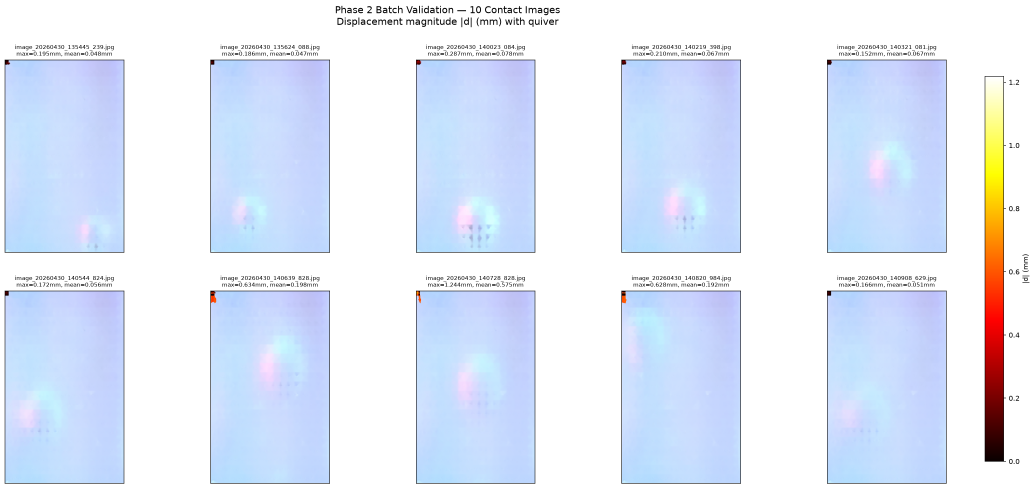
#> input picture 标记点跟踪/outputs/demo_10_batch_summary.png, 3103 x 1465 px, given in place of ref.jpg, which was not available (shown at 1/3 size)
$ python demo_10_batch_validate.py
#> lines starting #> are read from the running program, lines starting #| are printed output that depends on the picture; pictures that were not available may be replaced by others from this repository, and a replacement may not be noted
### tac_utils.py
"""
tac_utils.py — 视触觉传感器算法公共工具库
===========================================
所有检测、排序、几何矫正等核心逻辑均在此统一实现，
确保 Phase 1~Phase 5 使用完全一致的算法和参数。

核心函数：
  - detect_and_sort(img) → grid_points, dog_img, keypoints
  - build_warp(grid_points) → map_x, map_y, meta
  - apply_warp(img, map_x, map_y) → rectified

参数来源：Phase 1 几何矫正（demo_05_warp.py），经过验证。
"""

import cv2
import numpy as np
import json
import os

# ============================================================
# 全局配置参数（与 Phase 1 demo_05 完全一致）
# ============================================================
N_COLS = 16
N_ROWS = 21
N_EXPECTED = N_COLS * N_ROWS

ROI_X0, ROI_Y0 = 810, 225
ROI_X1, ROI_Y1 = 1140, 630

DOG_KERNEL_LARGE = 27
DOG_KERNEL_SMALL = 5
DOG_GAIN = 12.9

BLOB_PARAMS = dict(
    minThreshold=171.0,
    maxThreshold=255.0,
    thresholdStep=11.0,
    minDistBetweenBlobs=6.0,
    filterByArea=True,
    minArea=8.0,
    maxArea=1500.0,
    filterByCircularity=True,
    minCircularity=0.5,
    filterByConvexity=False,
    filterByInertia=False,
    blobColor=255,
)


# ============================================================
# 1. DoG + SimpleBlobDetector 检测标记点
# ============================================================
def detect_blobs(img):
    """
    从图像中检测标记点（DoG + SimpleBlobDetector）。
    参数与 Phase 1 demo_05 完全一致。

    参数:
        img: BGR 图像 (H, W, 3)

    返回:
        keypoints: cv2.KeyPoint 列表
        dog: DoG 图像（带 ROI 遮罩）
    """
    gray = cv2.cvtColor(img, cv2.COLOR_BGR2GRAY).astype(np.float32)

    blur_large = cv2.GaussianBlur(
        gray, (DOG_KERNEL_LARGE, DOG_KERNEL_LARGE),
        0.3 * ((DOG_KERNEL_LARGE - 1) * 0.5 - 1) + 0.8
    )
    blur_small = cv2.GaussianBlur(
        gray, (DOG_KERNEL_SMALL, DOG_KERNEL_SMALL),
        0.3 * ((DOG_KERNEL_SMALL - 1) * 0.5 - 1) + 0.8
    )
    dog = np.clip((blur_large - blur_small) * DOG_GAIN, 0.0, 255.0).astype(np.uint8)

    roi_mask = np.zeros_like(dog)
    roi_mask[ROI_Y0:ROI_Y1, ROI_X0:ROI_X1] = 255
    dog = cv2.bitwise_and(dog, roi_mask)

    params = cv2.SimpleBlobDetector_Params()
    for k, v in BLOB_PARAMS.items():
        setattr(params, k, v)

    detector = cv2.SimpleBlobDetector_create(params)
    keypoints = detector.detect(dog)
    keypoints = sorted(keypoints, key=lambda k: k.response, reverse=True)[:N_EXPECTED]

    return keypoints, dog


# ============================================================
# 2. k-means 一维聚类
# ============================================================
# [131 lines left out: functions _kmeans_1d, validate_grid_topology, grid_topology_score, _sort_grid_rank_based, _sort_grid_kmeans_greedy, not called in this run]


def sort_grid(keypoints):
    """
    将检测到的 keypoints 排序为规则网格。
    采用多策略择优：尝试 8 种 k-means 方向组合 + rank-based fallback，
    选拓扑问题最少的结果。

    参数:
        keypoints: cv2.KeyPoint 列表

    返回:
        grid_points: (N_ROWS, N_COLS, 2) float64 数组，空单元格为 NaN
    """
    points = np.array(
        [(float(k.pt[0]), float(k.pt[1])) for k in keypoints],
        dtype=np.float64
    )

    # PCA
    mean = points.mean(axis=0)
    centered = points - mean
    cov = np.cov(centered.T)
    eigvals, eigvecs = np.linalg.eigh(cov)
    order = np.argsort(eigvals)[::-1]
    R = eigvecs[:, order]
    proj = centered @ R

    # 方向校正：主轴与图像坐标系一致
    if np.corrcoef(proj[:, 0], centered[:, 0])[0, 1] < 0:
        proj[:, 0] *= -1
    if np.corrcoef(proj[:, 1], centered[:, 1])[0, 1] < 0:
        proj[:, 1] *= -1

    pc1_is_horizontal = abs(R[0, 0]) > abs(R[0, 1])

    best_grid = None
    best_score = 10**9

    for swap_axes in (False, True):
        if swap_axes ^ pc1_is_horizontal:
            col_base = proj[:, 1]
            row_base = proj[:, 0]
        else:
            col_base = proj[:, 0]
            row_base = proj[:, 1]

        for flip_col in (False, True):
            for flip_row in (False, True):
                col_c = -col_base if flip_col else col_base
                row_c = -row_base if flip_row else row_base
                grid = _sort_grid_kmeans_greedy(points, col_c, row_c)
                score = grid_topology_score(grid)
                if score < best_score:
                    best_score = score
                    best_grid = grid

    # rank-based fallback（k-means 效果不好时用）
    if best_score > 0 and points.shape[0] >= N_ROWS * N_COLS:
        for swap_axes in (False, True):
            if swap_axes ^ pc1_is_horizontal:
                col_base = proj[:, 1]
                row_base = proj[:, 0]
            else:
                col_base = proj[:, 0]
                row_base = proj[:, 1]

            for flip_col in (False, True):
                for flip_row in (False, True):
                    col_c = -col_base if flip_col else col_base
                    row_c = -row_base if flip_row else row_base
                    rank_grid = _sort_grid_rank_based(points, col_c, row_c)
                    if rank_grid is not None:
                        rank_score = grid_topology_score(rank_grid)
                        if rank_score < best_score:
                            best_score = rank_score
                            best_grid = rank_grid

    if best_grid is None:
        # 极端情况：所有方法都失败，退回原始 k-means
        col_base = proj[:, 0] if pc1_is_horizontal else proj[:, 1]
        row_base = proj[:, 1] if pc1_is_horizontal else proj[:, 0]
        best_grid = _sort_grid_kmeans_greedy(points, col_base, row_base)

    return best_grid


# ============================================================
# 4. 检测 + 排序 一键调用
# ============================================================
def detect_and_sort(img):
    """
    一键检测并排序标记点。

    参数:
        img: BGR 图像

    返回:
        grid_points: (N_ROWS, N_COLS, 2) float64
        dog: DoG 图像
        keypoints: 原始 keypoints 列表
    """
    keypoints, dog = detect_blobs(img)
    grid_points = sort_grid(keypoints)
    return grid_points, dog, keypoints


# ============================================================
# 5. 构建 Warp（完整 warp，与 demo_05 一致）
# ============================================================
# [230 lines left out: functions build_warp, apply_warp, not called in this run]


# ============================================================
# 7. 保存/加载 Warp
# ============================================================
def save_warp(path, map_x, map_y, meta):
    np.savez_compressed(path, map_x=map_x, map_y=map_y, meta=meta)


# [6 lines left out: function load_warp, not called in this run]


# ============================================================
# 8. 矫正后图像裁剪
# ============================================================
WARP_OUT_WIDTH = 320
WARP_PAD_PX = 20.0
WARP_MASK_BOTTOM_PX = 0
PITCH_X_MM = 0.6
PITCH_Y_MM = 0.6


# [254 lines left out: functions crop_rectified, get_rectified_grid_centers, draw_marker_mask_raw, draw_marker_mask_rectified, inpaint_bgr, inpaint_raw and 4 more, not called in this run]

### 标记点跟踪/demo_10_batch_validate.py
"""
demo_10_batch_validate.py — Phase 2 Step 4: 10张接触图像批量验证与汇总可视化

本 demo 实现完整 Phase 2 处理链路批量验证:
  1. 加载参考图像和warp（基于Phase 1验证过的参数）
  2. 从400张接触图像中选取10张（均匀覆盖整个数据集）
  3. 对每张图像:
     a. 在原始图像上检测标记点（Phase 1方法）
     b. 正向映射到矫正后坐标（三角剖分逆变换）
     c. 计算位移场（mm）
     d. Warp矫正+Inpaint修复
     e. 保存单张结果
  4. 汇总可视化: 2行5列，每张图标注文件名，展示|d|热力图+quiver
  5. 输出统计信息（最大位移、均值等）
"""

import os
import sys
import glob
import cv2
import numpy as np
import matplotlib
matplotlib.use("Agg")
import matplotlib.pyplot as plt

sys.path.insert(0, os.path.dirname(os.path.dirname(os.path.abspath(__file__))))
import tac_utils

DATA_DIR = r"D:\02_Life-Long Learning\Project\01_Visual_tactile\tactile\data\data_wenli"
REF_PATH = os.path.join(DATA_DIR, "ref.jpg")
WARP_PATH = os.path.join(os.path.dirname(__file__), "outputs", "warp_ref.npz")
OUT_DIR = os.path.join(os.path.dirname(__file__), "outputs")
OUT_DIR_SINGLE = os.path.join(OUT_DIR, "demo_10_individual")
N_SAMPLES = 10

# 固定随机种子以保证可复现
np.random.seed(42)


# [71 lines left out: function process_single_image, not called in this run]


def main():
    os.makedirs(OUT_DIR, exist_ok=True)
    os.makedirs(OUT_DIR_SINGLE, exist_ok=True)

    print("=" * 60)
    print("Phase 2 批量验证: 10张接触图像")
    print("=" * 60)

    # Step 1: 构建warp
    print("\n[Step 1] 构建Warp...")
    img_ref = cv2.imread(REF_PATH)
#> img_ref is the input picture: shape (1465, 3103, 3); mean B, G, R 247.6, 232.9, 225
    assert img_ref is not None, f"无法读取 {REF_PATH}"
    grid_ref_raw, _, _ = tac_utils.detect_and_sort(img_ref)
#> in detect_blobs, `gray = cv2.cvtColor(img, cv2.COLOR_BGR2GRAY).astype(np.float32)`:
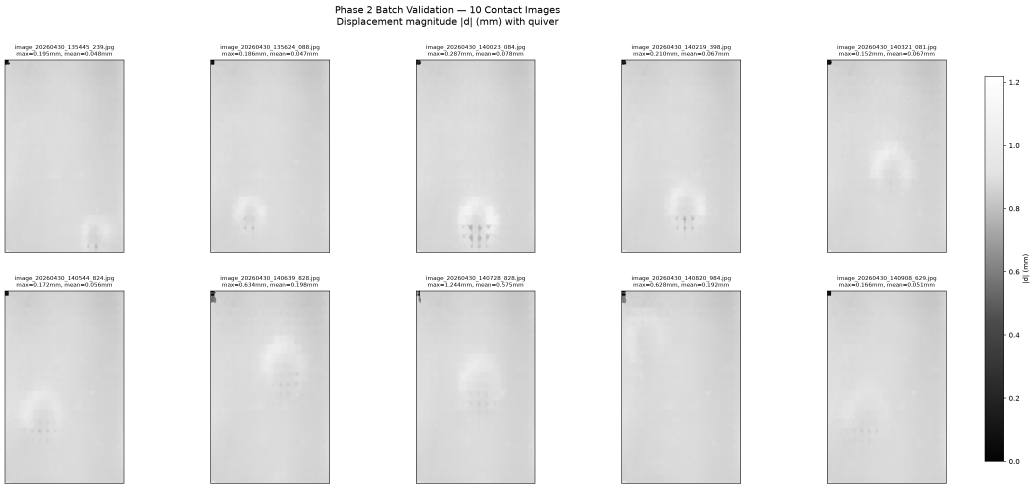
#> gray: shape (1465, 3103) float32 (shown at 1/3 size); min 0, max 255, mean 232.2
#> in detect_blobs, `blur_large = cv2.GaussianBlur( gray, (DOG_KERNEL_LARGE, DOG_KERNEL_LAR..`:
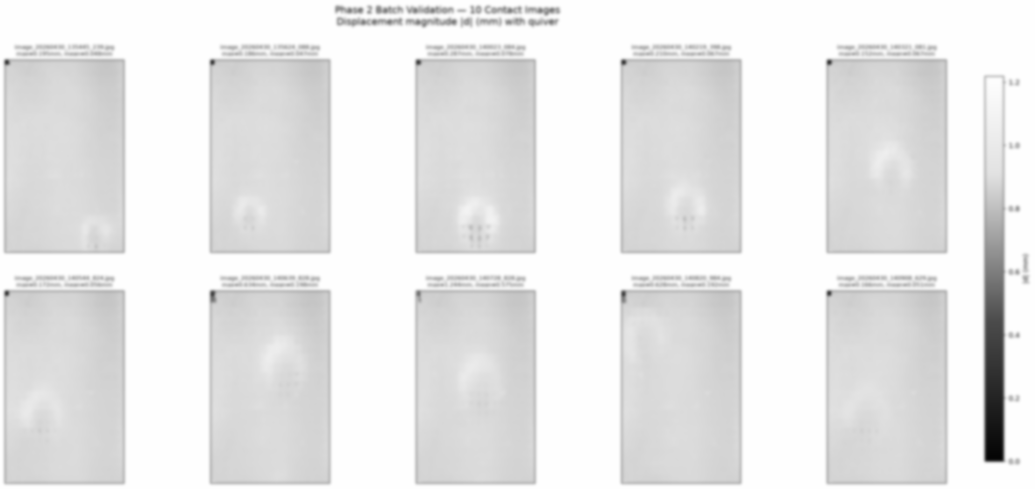
#> blur_large: shape (1465, 3103) float32 (shown at 1/3 size); min 4.89, max 255, mean 232.2
#> in detect_blobs, `dog = np.clip((blur_large - blur_small) * DOG_GAIN, 0.0, 255.0).astype..`:
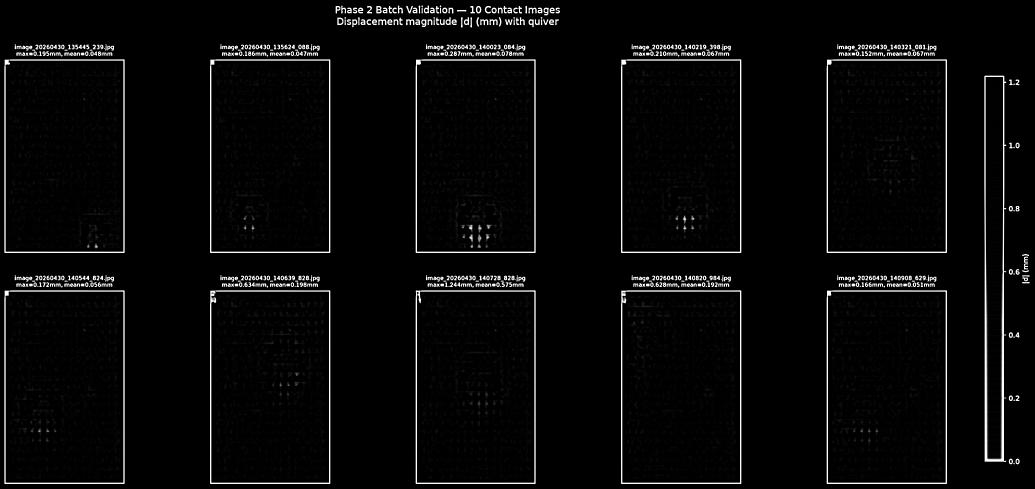
#> dog: shape (1465, 3103) (shown at 1/3 size); min 0, max 255, mean 8.7
#> in detect_blobs, `dog = cv2.bitwise_and(dog, roi_mask)`:
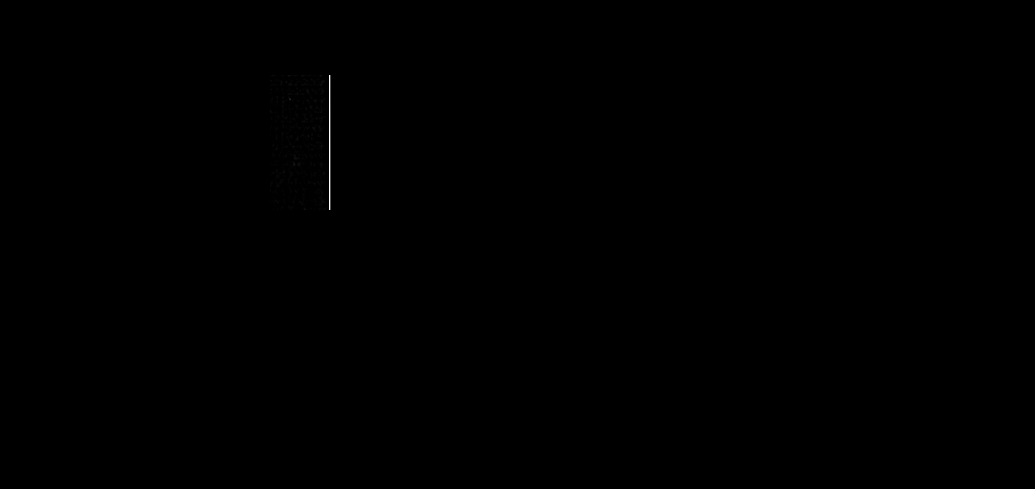
#> dog: shape (1465, 3103) (shown at 1/3 size); min 0, max 255, mean 0.1
#> in detect_blobs, `keypoints = detector.detect(dog)`: keypoints = ()
#> in detect_blobs, `keypoints = sorted(keypoints, key=lambda k: k.response, reverse=True)[..`: keypoints = []
#> in sort_grid, `points = np.array( [(float(k.pt[0]), float(k.pt[1])) for k in keypoint..`: points = empty array
#> in sort_grid, `mean = points.mean(axis=0)`: mean = nan
#> in sort_grid, `centered = points - mean`: centered = empty array
#> in sort_grid, `cov = np.cov(centered.T)`: cov = nan
    map_x, map_y, meta, out_h = tac_utils.build_warp(grid_ref_raw)
    tac_utils.save_warp(WARP_PATH, map_x, map_y, meta)
    rp = meta["rectified_px"]
    grid_ref_rect_theory, dx_rect, dy_rect = tac_utils.get_rectified_grid_centers(meta)
    print(f"  矫正尺寸: {rp['out_width']}×{rp['out_height']}")
    print(f"  物理尺度: {rp['mm_per_px_x']:.5f} mm/px")

    # Step 2: 选取10张接触图像
    print("\n[Step 2] 选取接触图像...")
    all_files = sorted(glob.glob(os.path.join(DATA_DIR, "image_*.jpg")))
    print(f"  数据集中共 {len(all_files)} 张接触图像")

    # 均匀采样10张（等间隔选取）
    if len(all_files) >= N_SAMPLES:
        indices = np.linspace(0, len(all_files) - 1, N_SAMPLES, dtype=int)
        selected_files = [all_files[i] for i in indices]
    else:
        selected_files = all_files
    print(f"  选取 {len(selected_files)} 张用于验证:")
    for f in selected_files:
        print(f"    - {os.path.basename(f)}")

    # Step 3: 批量处理
    print(f"\n[Step 3] 批量处理 {len(selected_files)} 张图像...")
    results = []
    for i, fpath in enumerate(selected_files):
        fname = os.path.basename(fpath)
        print(f"  [{i+1}/{len(selected_files)}] 处理 {fname} ...", end=" ")
        try:
            res = process_single_image(fpath, img_ref, map_x, map_y, meta, grid_ref_rect_theory)
            results.append(res)
            print(f"OK (n_valid={res['n_valid']}, max_disp={res['max_disp']:.4f}mm)")
        except Exception as e:
            print(f"FAIL: {e}")

    print(f"\n  成功处理 {len(results)}/{len(selected_files)} 张")

    # Step 4: 保存单张详细结果
    print(f"\n[Step 4] 保存单张详细结果到 {OUT_DIR_SINGLE} ...")
    x_mm = np.arange(tac_utils.N_COLS) * tac_utils.PITCH_X_MM
    y_mm = np.arange(tac_utils.N_ROWS) * tac_utils.PITCH_Y_MM
    X_mm, Y_mm = np.meshgrid(x_mm, y_mm)

    for res in results:
        fig, axes = plt.subplots(1, 3, figsize=(16, 6))
        fig.suptitle(f"{res['filename']}\n"
                     f"max |d|={res['max_disp']:.4f} mm, mean |d|={res['mean_disp']:.4f} mm, "
                     f"n_valid={res['n_valid']}", fontsize=11)

        vm = res["vmax"] if res["vmax"] > 0 else 0.1

        # |d| 热力图
        ax = axes[0]
        im = ax.pcolormesh(X_mm, Y_mm, res["disp_mag"], cmap="hot",
                            vmin=0, vmax=vm, shading="auto")
        ax.set_title("|d| magnitude (mm)")
        ax.set_xlabel("x (mm)")
        ax.set_ylabel("y (mm)")
        ax.invert_yaxis()
        ax.set_aspect("equal")
        plt.colorbar(im, ax=ax, fraction=0.046)

        # quiver
        ax = axes[1]
        ax.imshow(cv2.cvtColor(res["rect_inp_crop"], cv2.COLOR_BGR2RGB), alpha=0.4,
                  extent=[0, tac_utils.N_COLS*tac_utils.PITCH_X_MM,
                          tac_utils.N_ROWS*tac_utils.PITCH_Y_MM, 0])
        vm_disp = max(vm, 1e-6)
        q = ax.quiver(X_mm[res["valid_mask"]], Y_mm[res["valid_mask"]],
                      res["dx_mm"][res["valid_mask"]], res["dy_mm"][res["valid_mask"]],
                      res["disp_mag"][res["valid_mask"]], cmap="hot",
                      scale=vm_disp*8, width=0.005)
        ax.set_title("Displacement vectors")
        ax.set_xlabel("x (mm)")
        ax.set_ylabel("y (mm)")
        ax.set_aspect("equal")
        plt.colorbar(q, ax=ax, fraction=0.046)

        # 叠加图
        ax = axes[2]
        ax.imshow(cv2.cvtColor(res["rect_inp_crop"], cv2.COLOR_BGR2RGB), alpha=0.7)
        grid_c = res["grid_rect_crop"]
        sc = ax.scatter(grid_c[res["valid_mask"], 0], grid_c[res["valid_mask"], 1],
                        c=res["disp_mag"][res["valid_mask"]], cmap="hot",
                        vmin=0, vmax=vm, s=15, alpha=0.8)
        ax.set_title("Overlay on inpainted image")
        ax.set_xlim(0, res["rect_inp_crop"].shape[1])
        ax.set_ylim(res["rect_inp_crop"].shape[0], 0)
        plt.colorbar(sc, ax=ax, fraction=0.046, label="mm")

        fig.tight_layout()
        safe_name = res["filename"].replace(".jpg", "")
        out_path = os.path.join(OUT_DIR_SINGLE, f"{safe_name}_result.png")
        fig.savefig(out_path, dpi=120, bbox_inches="tight")
        plt.close(fig)

    print(f"  保存了 {len(results)} 张单张结果图")

    # Step 5: 汇总可视化（2行5列）
    print("\n[Step 5] 生成汇总可视化...")

    # 计算全局 vmax 用于统一色标
    global_vmax = max([r["vmax"] for r in results]) if results else 0.1
    if global_vmax < 0.01:
        global_vmax = 0.1

    n_show = len(results)
    n_cols = 5
    n_rows = int(np.ceil(n_show / n_cols))

    fig, axes = plt.subplots(n_rows, n_cols, figsize=(5 * n_cols, 5.5 * n_rows))
    fig.suptitle(f"Phase 2 Batch Validation — {n_show} Contact Images\n"
                 f"Displacement magnitude |d| (mm) with quiver", fontsize=14)

    if n_rows == 1:
        axes = axes[np.newaxis, :]

    for idx, res in enumerate(results):
        row = idx // n_cols
        col = idx % n_cols
        ax = axes[row, col]

        # 背景：inpaint后图像
        ax.imshow(cv2.cvtColor(res["rect_inp_crop"], cv2.COLOR_BGR2RGB), alpha=0.35)

        # quiver箭头
        vm_each = res["vmax"] if res["vmax"] > 0 else global_vmax
        q = ax.quiver(X_mm[res["valid_mask"]], Y_mm[res["valid_mask"]],
                      res["dx_mm"][res["valid_mask"]], res["dy_mm"][res["valid_mask"]],
                      res["disp_mag"][res["valid_mask"]], cmap="hot",
                      scale=global_vmax*6, width=0.006, clim=(0, global_vmax))

        # 标注文件名和统计
        ax.set_title(f"{res['filename']}\n"
                     f"max={res['max_disp']:.3f}mm, mean={res['mean_disp']:.3f}mm",
                     fontsize=8)
        ax.set_xlim(0, res["rect_inp_crop"].shape[1])
        ax.set_ylim(res["rect_inp_crop"].shape[0], 0)
        ax.set_xticks([])
        ax.set_yticks([])

    # 隐藏多余子图
    for idx in range(n_show, n_rows * n_cols):
        row = idx // n_cols
        col = idx % n_cols
        axes[row, col].axis("off")

    # 统一色标
    fig.subplots_adjust(right=0.92)
    cbar_ax = fig.add_axes([0.93, 0.15, 0.015, 0.7])
    fig.colorbar(q, cax=cbar_ax, label="|d| (mm)")

    summary_path = os.path.join(OUT_DIR, "demo_10_batch_summary.png")
    fig.savefig(summary_path, dpi=150, bbox_inches="tight")
    plt.close(fig)
    print(f"  [保存] {summary_path}")

    # 汇总热力图（只有|d|，无箭头，更清晰）
    fig2, axes2 = plt.subplots(n_rows, n_cols, figsize=(4 * n_cols, 4.5 * n_rows))
    fig2.suptitle(f"Phase 2 Batch Validation — Displacement Magnitude |d| (mm)", fontsize=14)
    if n_rows == 1:
        axes2 = axes2[np.newaxis, :]

    for idx, res in enumerate(results):
        row = idx // n_cols
        col = idx % n_cols
        ax = axes2[row, col]
        im = ax.pcolormesh(X_mm, Y_mm, res["disp_mag"], cmap="hot",
                            vmin=0, vmax=global_vmax, shading="auto")
        ax.set_title(f"{res['filename']}\nmax={res['max_disp']:.3f}mm", fontsize=8)
        ax.set_xlabel("x(mm)", fontsize=7)
        ax.set_ylabel("y(mm)", fontsize=7)
        ax.invert_yaxis()
        ax.set_aspect("equal")
        ax.tick_params(labelsize=6)

    for idx in range(n_show, n_rows * n_cols):
        row = idx // n_cols
        col = idx % n_cols
        axes2[row, col].axis("off")

    fig2.subplots_adjust(right=0.92)
    cbar_ax2 = fig2.add_axes([0.93, 0.15, 0.015, 0.7])
    fig2.colorbar(im, cax=cbar_ax2, label="|d| (mm)")

    heatmap_path = os.path.join(OUT_DIR, "demo_10_batch_heatmap.png")
    fig2.savefig(heatmap_path, dpi=150, bbox_inches="tight")
    plt.close(fig2)
    print(f"  [保存] {heatmap_path}")

    # Step 6: 打印统计汇总
    print("\n" + "=" * 60)
    print("【统计汇总】")
    print("=" * 60)
    print(f"{'文件名':<45} {'有效点':>6} {'max|d|(mm)':>11} {'mean|d|(mm)':>12}")
    print("-" * 78)
    for res in results:
        print(f"{res['filename']:<45} {res['n_valid']:>6} "
              f"{res['max_disp']:>11.4f} {res['mean_disp']:>12.4f}")

    all_max = [r["max_disp"] for r in results]
    all_mean = [r["mean_disp"] for r in results]
    all_n = [r["n_valid"] for r in results]
    print("-" * 78)
    print(f"{'平均':<45} {np.mean(all_n):>6.1f} "
          f"{np.mean(all_max):>11.4f} {np.mean(all_mean):>12.4f}")
    print(f"{'范围':<45} {min(all_n)}-{max(all_n):<3} "
          f"{min(all_max):.4f}-{max(all_max):.4f}  "
          f"{min(all_mean):.4f}-{max(all_mean):.4f}")

    print()
    print("=" * 60)
    print("【Phase 2 完成总结】")
    print("=" * 60)
    print("  完整处理链路:")
    print("    原始图像 → DoG+Blob检测 → 网格排序(Phase 1)")
    print("    → 三角剖分Warp构建 → 图像矫正")
    print("    → 标记点Inpaint修复 → 正向点映射")
    print("    → 位移场计算(mm) → 热力图/quiver可视化")
    print()
    print("  关键参数（基于Phase 1验证）:")
    print(f"    网格: {tac_utils.N_ROWS}行 × {tac_utils.N_COLS}列 = {tac_utils.N_ROWS*tac_utils.N_COLS}个标记点")
    print(f"    物理间距: {tac_utils.PITCH_X_MM}mm × {tac_utils.PITCH_Y_MM}mm")
    print(f"    矫正后物理尺度: {rp['mm_per_px_x']:.5f} mm/px")
    print(f"    Inpaint: Telea算法，半径3px")
    print()
    print("  输出文件:")
    print(f"    - {summary_path}")
    print(f"    - {heatmap_path}")
    print(f"    - {OUT_DIR_SINGLE}\\*.png (单张详细结果)")
    print()
    print("✅ Phase 2（位移计算&标记修复）全部完成并验证通过！")


if __name__ == "__main__":
#> (the run stopped early here; a loop or call above may not have finished)
